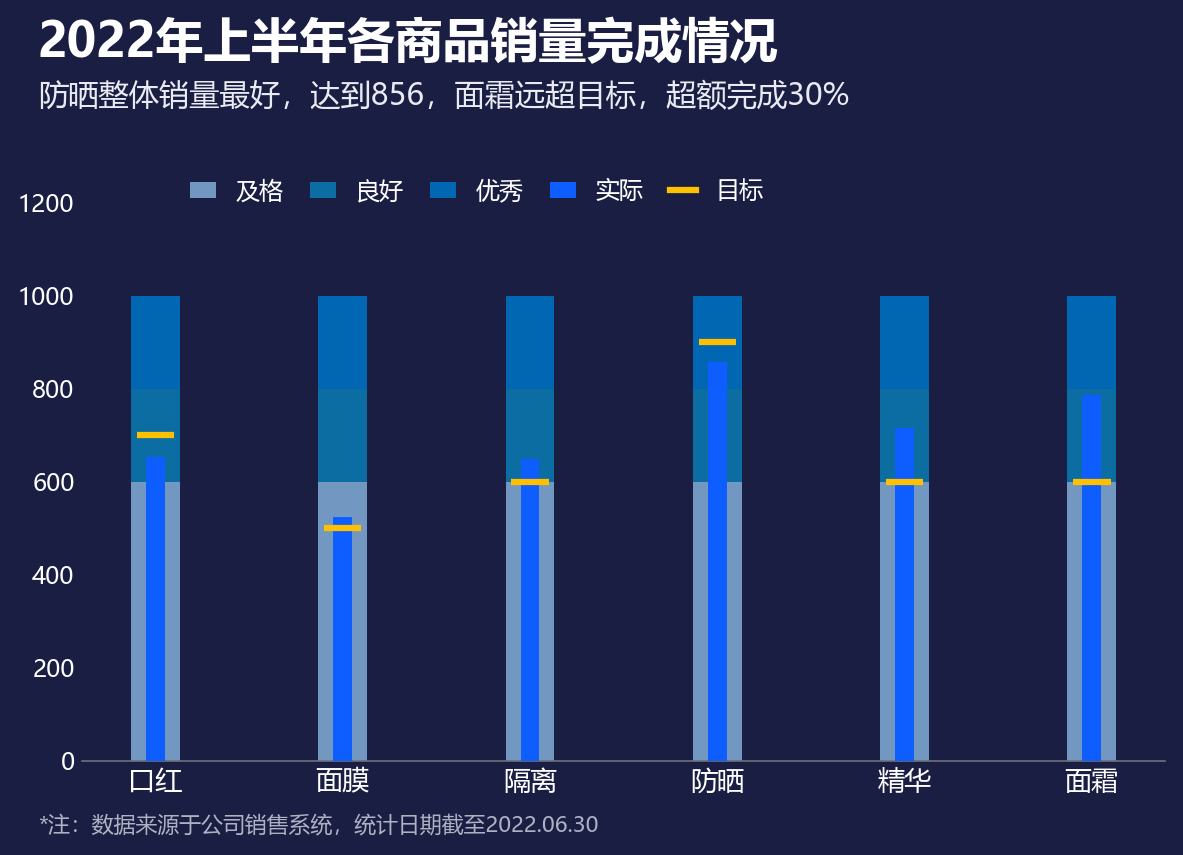

Generate this figure with Python:
# -*- coding: utf-8 -*-
"""
图表 25 子弹图
复现《Excel数据可视化 - 从图表到数据大屏》第二章后15个图表
运行: python 25_子弹图.py  ->  生成 25_子弹图.png
"""

import os
import math
import numpy as np
import matplotlib
matplotlib.use('Agg')
import matplotlib.pyplot as plt
from matplotlib.patches import (Circle, Wedge, Rectangle, FancyBboxPatch,
                                PathPatch)
from matplotlib.path import Path
from matplotlib.lines import Line2D
from matplotlib.patches import Patch
import matplotlib.colors as mcolors

plt.rcParams['font.sans-serif'] = ['Microsoft YaHei', 'SimHei', 'DejaVu Sans']
plt.rcParams['axes.unicode_minus'] = False
plt.rcParams['figure.dpi'] = 150

OUT = os.path.dirname(os.path.abspath(__file__))

# ---------------- 配色（取自原图表像素） ----------------
BG       = '#1A1E43'   # 深蓝底
BLUE     = '#0070C0'
BLUE_L   = '#00B0F0'
BLUE_M   = '#82ADD7'
BLUE_BR  = '#0E5DFF'   # 子弹图-实际
RED      = '#E74E69'
YELLOW   = '#FFC000'
AMBER    = '#FFC54D'
TEAL     = '#087E8B'
ROSE_R   = '#F94C66'
CYAN     = '#37A2DA'
GREEN_T  = '#11A7AD'
PURPLE   = '#7030A0'
DARKLINE = '#1A1E43'
TXT      = '#FFFFFF'
TXT2     = '#E9EAF2'
TXT3     = '#AEB1C2'
GREY_TR  = '#767889'   # 滑珠轨道灰
GREY_BEAD= '#A6A6A6'
OUTLINE  = '#9BA0BC'   # 目标柱描边
# 南丁格尔圆环
R_PURPLE = '#512DCB'
R_BLUE   = '#6073F3'
R_CYAN   = '#66CBDD'
# 复合柱形图季度色
Q_COLORS = ['#4A5BD1', '#FC6C0F', '#F6A50B', '#A2417B']

TITLE_FS  = 23
SUB_FS    = 14.5
NOTE_FS   = 10.5


def save(fig, name):
    path = os.path.join(OUT, name)
    fig.savefig(path, facecolor=BG, bbox_inches='tight', pad_inches=0.12)
    plt.close(fig)
    print('saved:', name)


def dashboard(title=None, subtitle=None, footnote=None, figsize=(8.4, 6.0)):
    """统一的深色大屏画布，返回 fig，标题/副标题/脚注用 figure 坐标"""
    fig = plt.figure(figsize=figsize, facecolor=BG)
    if title:
        fig.text(0.055, 0.955, title, fontsize=TITLE_FS, fontweight='bold',
                 color=TXT, va='top', ha='left')
    if subtitle:
        fig.text(0.055, 0.885, subtitle, fontsize=SUB_FS, color=TXT2,
                 va='top', ha='left')
    if footnote:
        fig.text(0.055, 0.045, footnote, fontsize=NOTE_FS, color=TXT3,
                 va='bottom', ha='left')
    return fig


def polar_xy(r, deg_cw_from_top):
    """顺时针(从正上方)角度 -> 直角坐标"""
    a = np.radians(90 - deg_cw_from_top)
    return r * np.cos(a), r * np.sin(a)


def ring(ax, r_in, r_out, vals, colors, start=90, edge=DARKLINE, lw=1.2):
    """画一个(甜甜圈)环：vals 为各项占比(自动归一)，从 start 度起顺时针着色"""
    vals = np.asarray(vals, dtype=float)
    total = vals.sum()
    cur = start
    out = []
    for v, c in zip(vals, colors):
        sweep = 360.0 * v / total
        if c is not None:
            w = Wedge((0, 0), r_out, cur - sweep, cur,
                      width=r_out - r_in, facecolor=c, edgecolor=edge,
                      linewidth=lw, zorder=2)
            ax.add_patch(w)
            out.append(w)
        cur -= sweep
    return out


def capsule(ax, x0, x1, y, thick_pt, color, z=2):
    """以粗圆头线画胶囊条(thick_pt 为线宽/点)，不受坐标比例影响"""
    ax.plot([x0, x1], [y, y], color=color, lw=thick_pt,
            solid_capstyle='round', solid_joinstyle='round',
            zorder=z, clip_on=False)


# ============ 25 子弹图 ============
def fig25():
    cats   = ['口红', '面膜', '隔离', '防晒', '精华', '面霜']
    actual = [653, 523, 648, 856, 714, 785]
    target = [700, 500, 600, 900, 600, 600]
    bands = [(600, BLUE_M, 0.85), (200, BLUE_L, 0.55), (200, BLUE, 0.90)]

    fig = dashboard('2022年上半年各商品销量完成情况',
                    '防晒整体销量最好，达到856，面霜远超目标，超额完成30%',
                    '*注：数据来源于公司销售系统，统计日期截至2022.06.30')
    ax = fig.add_axes([0.09, 0.13, 0.86, 0.62])
    ax.set_facecolor(BG)
    x = np.arange(len(cats))
    bottom = np.zeros(len(cats))
    for w, c, al in bands:
        ax.bar(x, np.full(len(cats), w), width=0.26, bottom=bottom,
               color=c, alpha=al, edgecolor='none', zorder=2)
        bottom += w
    # 实际值
    ax.bar(x, actual, width=0.10, color=BLUE_BR, zorder=4)
    # 目标刻度线
    for xi, t in zip(x, target):
        ax.plot([xi - 0.10, xi + 0.10], [t, t], color=YELLOW, lw=3.0,
                solid_capstyle='butt', zorder=5)

    ax.set_xticks(x); ax.set_xticklabels(cats, fontsize=13, color=TXT)
    ax.set_ylim(0, 1200)
    ax.set_yticks([0, 200, 400, 600, 800, 1000, 1200])
    ax.set_yticklabels(['0', '200', '400', '600', '800', '1000', '1200'],
                       fontsize=11.5, color=TXT)
    for s in ['top', 'right', 'left']:
        ax.spines[s].set_visible(False)
    ax.spines['bottom'].set_color('#6E7079')
    ax.tick_params(length=0)

    legend = [
        Patch(facecolor=BLUE_M, alpha=.85, label='及格'),
        Patch(facecolor=BLUE_L, alpha=.55, label='良好'),
        Patch(facecolor=BLUE, alpha=.90, label='优秀'),
        Patch(facecolor=BLUE_BR, label='实际'),
        Line2D([0], [0], color=YELLOW, lw=3.0, label='目标'),
    ]
    ax.legend(handles=legend, loc='upper left', bbox_to_anchor=(0.08, 1.08),
              ncol=5, frameon=False, fontsize=11.5, labelcolor=TXT,
              handlelength=1.1, columnspacing=1.1)
    save(fig, '25_子弹图.png')


if __name__ == '__main__':
    fig25()
